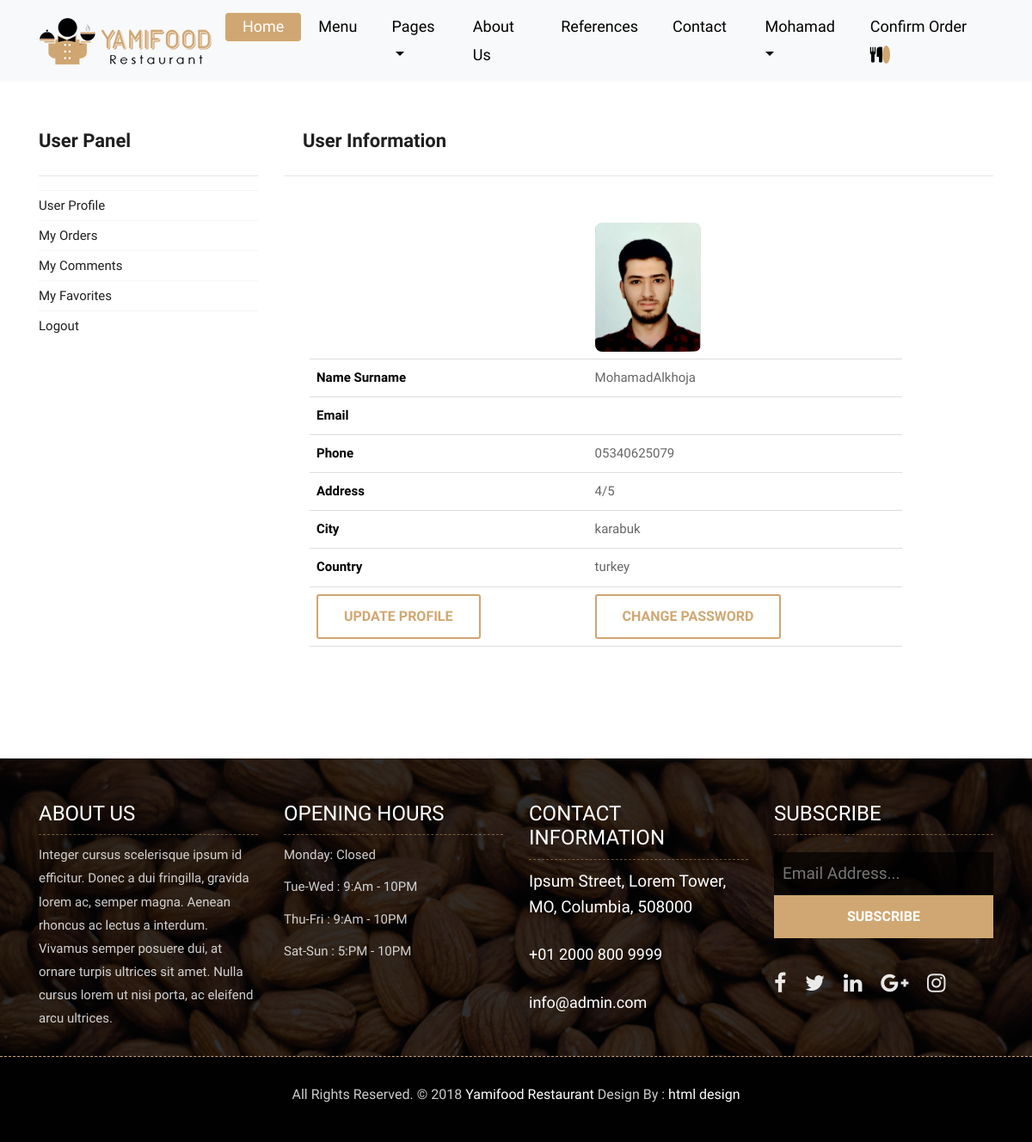
The app's page /user/ (signed in), older data.
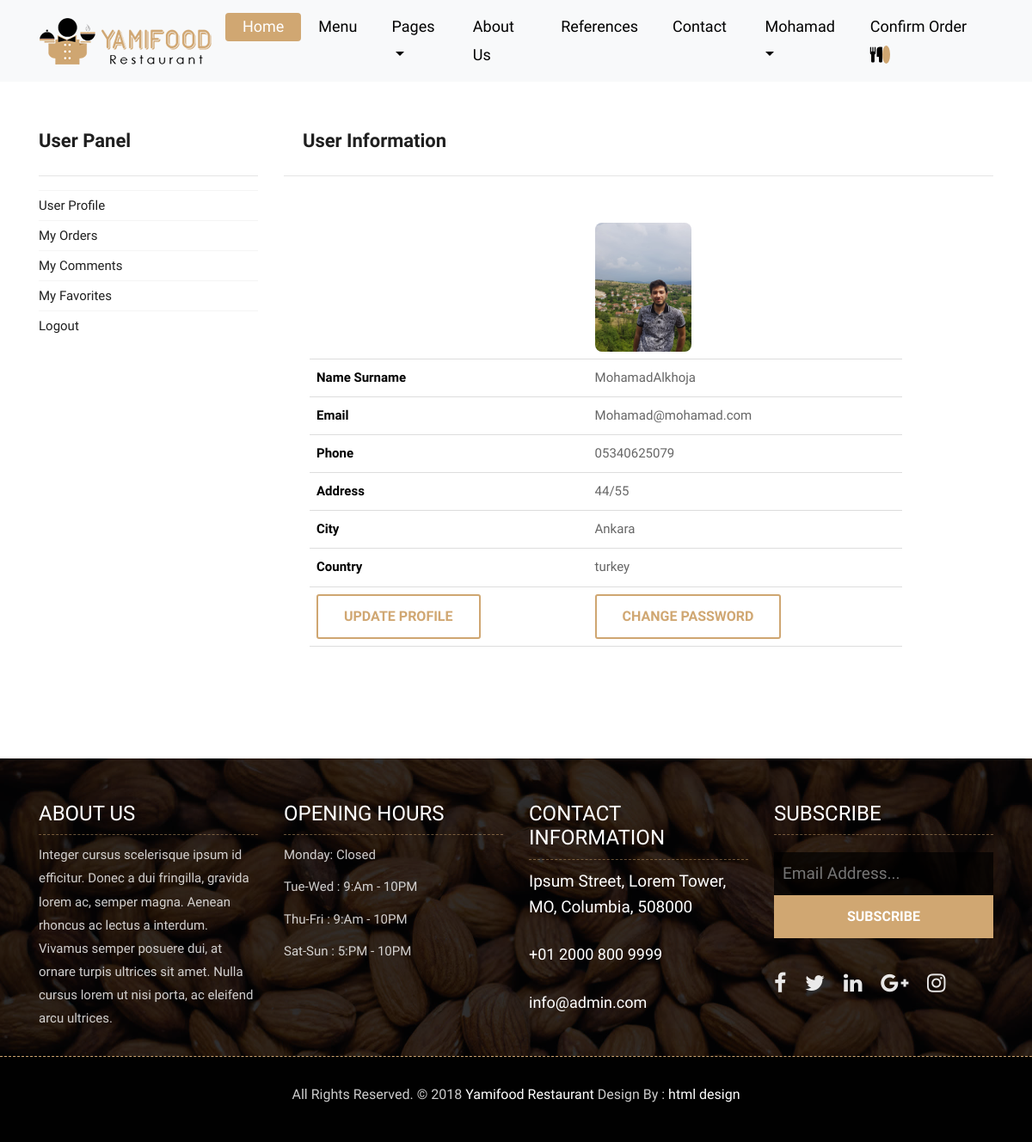
The same page, newer data.
### home/models.py (models this page shows, shortened)
class UserProfile(models.Model):
    user = models.OneToOneField(User, on_delete=models.CASCADE)
    phone = models.CharField(blank=True, max_length=20)
    address = models.CharField(blank=True, max_length=150)
    city = models.CharField(blank=True, max_length=20)
    country = models.CharField(blank=True, max_length=20)
    image = models.ImageField(blank=True, upload_to='images/users/')
    def user_name(self):
        return self.user.first_name + ' ' + self.user.first_name + ' [' + self.user.username + '] '
    def image_tag(self):
        return mark_safe('<img src="{}" height="50"/>'.format(self.image.url))
    image_tag.short_description = 'Image'

### user/views.py (the view)
# urls.py: path('', views.index, name='index'),
def index(request):
    category = Category.objects.all()
    current_user = request.user
    profile = UserProfile.objects.get(user_id=current_user.id)
    context = {'category': category, 'profile': profile}
    return render(request, 'user_profile.html', context)

### user/templates/user_profile.html (shortened to what the changed rows need)
{% extends "homebase.html" %}
{% load static %}
{% block content %}
    <br><br><br>
	<div class="about-section-box">
		<div class="container">
			<div class="row">
                <div class="col-xl-3 col-lg-3 col-md-6 col-sm-8 col-12 blog-sidebar">
					{% include "user_panel.html" %}
				</div>
                <div class="col-xl-9 col-lg-9 col-12">
                    <h2 style="font-weight: bold">&nbsp;&nbsp;&nbsp; User Information</h2>
					<div class="blog-inner-details-page">
						<div class="blog-inner-box">
							<div class="inner-blog-detail details-page">
								<table style="width: 90%">
                                    <thead>
                                            <tr>
                                            <th style="color: black;padding: 8px;border-bottom: 1px solid #ddd;" class="text-left">
                                            </th>
                                            <td style="padding: 8px;border-bottom: 1px solid #ddd;" class="thumb"><img style="height: 150px;border-radius: 8px" src="{{ profile.image.url }}" alt=""> </td>
                                            </tr>
                                            <tr>
                                            <th style="color: black;padding: 8px;border-bottom: 1px solid #ddd;" class="text-left">Name Surname</th>
                                            <td style="padding: 8px;border-bottom: 1px solid #ddd;" class="text-left">{{ profile.user.username }}</td>
                                            </tr>
                                            <tr>
                                            <th style="color: black;padding: 8px;border-bottom: 1px solid #ddd;" class="text-left">Email</th>
                                            <td style="padding: 8px;border-bottom: 1px solid #ddd;" class="text-left">{{ profile.user.email }}</td>
                                            </tr>
                                            <tr>
                                            <th style="color: black;padding: 8px;border-bottom: 1px solid #ddd;" class="text-left">Phone</th>
                                            <td style="padding: 8px;border-bottom: 1px solid #ddd;" class="text-left">{{ profile.phone }}</td>
                                            </tr>
                                            <tr>
                                            <th style="color: black;padding: 8px;border-bottom: 1px solid #ddd;" class="text-left">Address</th>
                                            <td style="padding: 8px;border-bottom: 1px solid #ddd;" class="text-left">{{ profile.address }}</td>
                                            </tr>
                                            <tr>
                                            <th style="color: black;padding: 8px;border-bottom: 1px solid #ddd;" class="text-left">City</th>
                                            <td style="padding: 8px;border-bottom: 1px solid #ddd;" class="text-left">{{ profile.city }}</td>
                                            </tr>
                                            <tr>
                                            <th style="color: black;padding: 8px;border-bottom: 1px solid #ddd;" class="text-left">Country</th>
                                            <td style="padding: 8px;border-bottom: 1px solid #ddd;" class="text-left">{{ profile.country }}</td>
                                            </tr>
                                            <tr>
                                            <th style="color: black;padding: 8px;border-bottom: 1px solid #ddd;" class="text-left">
                                                <a href="/user/update" class="btn btn-submit" >UPDATE PROFILE</a>
                                            </th>
                                            <td style="padding: 8px;border-bottom: 1px solid #ddd;" class="thumb"> <a href="/user/password" class="btn btn-submit" >CHANGE PASSWORD</a> </td>
                                            </tr>
                                    </thead>
                                </table>
							</div>
						</div>
					</div>
				</div>
			</div>
		</div>
	</div>
{% endblock %}

Row changes from the older to the newer data that the page shows:
changed UserProfile "turkey": image: a different picture; user.email (not shown) → "Mohamad@mohamad.com"; address "4/5" → "44/55"; city "karabuk" → "Ankara"
